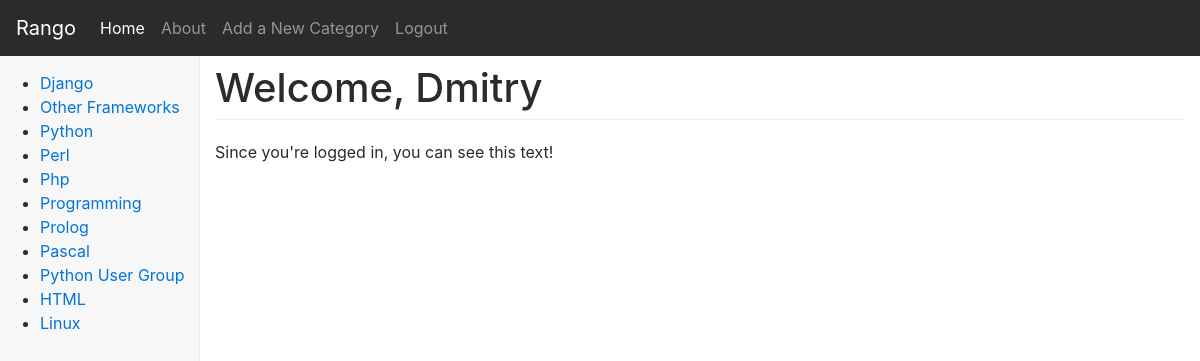
Page /rango/restricted/ (signed in) on the earlier database version.
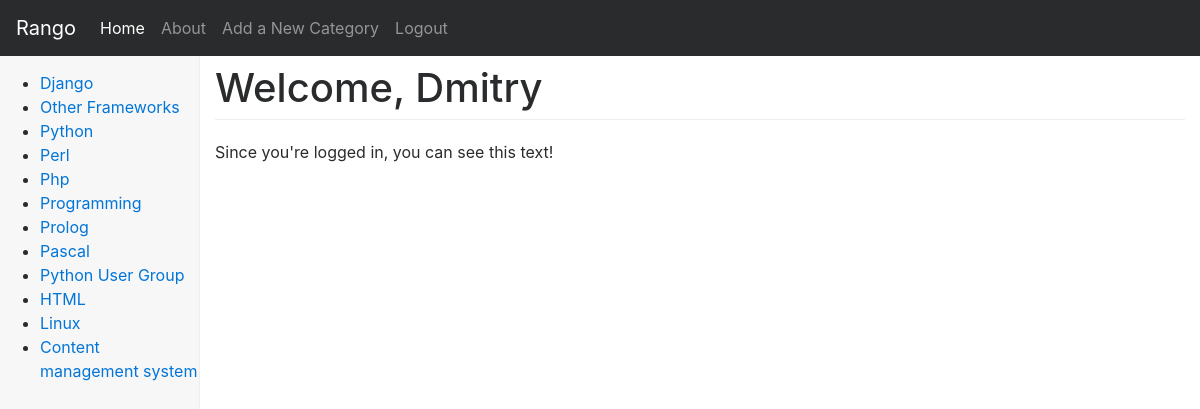
Same page on the later database version.
### rango/models.py (models this page shows, shortened)
class Category(models.Model):
    name = models.CharField(max_length=MAX_LENGTH_128, unique=True)
    views = models.PositiveIntegerField(default=0)
    likes = models.PositiveIntegerField(default=0)
    slug = models.SlugField(unique=True)  # blank=True
    class Meta:
        verbose_name_plural = "Categories"

### rango/views.py (the view)
@login_required
def restricted(request):
    return render(request, 'rango/restricted.html', {})

### rango/templatetags/rango_template_tags.py (called while the page is built)
@register.inclusion_tag('rango/cats.html')
def get_category_list(cat=None):
    return {'cats': Category.objects.all(),
            'act_cat': cat}

### templates/rango/restricted.html (shortened to what this page needs)
{% extends "rango/base.html" %}
{% load staticfiles %}
{% block body_block %}
    <h1>Welcome, {{ user.username }}</h1>
    <p>Since you're logged in, you can see this text!</p>
{% endblock body_block %}

### templates/rango/cats.html
<ul>
    {% if cats %}
        {% for c in cats %}
            {% if c == act_cat %}
                <li>
                    <strong>
                        <a href="{% url 'rango:show_category' c.slug %}">{{ c.name }}</a>
                    </strong>
                </li>
            {% else %}
                <li>
                    <a href="{% url 'rango:show_category' c.slug %}">{{ c.name }}</a>
                </li>
            {% endif %}
        {% endfor %}
    {% else %}
        <li><strong>There are no categories present.</strong></li>
    {% endif %}
</ul>

Differences in the rows shown:
added Category: name "Content management system"
